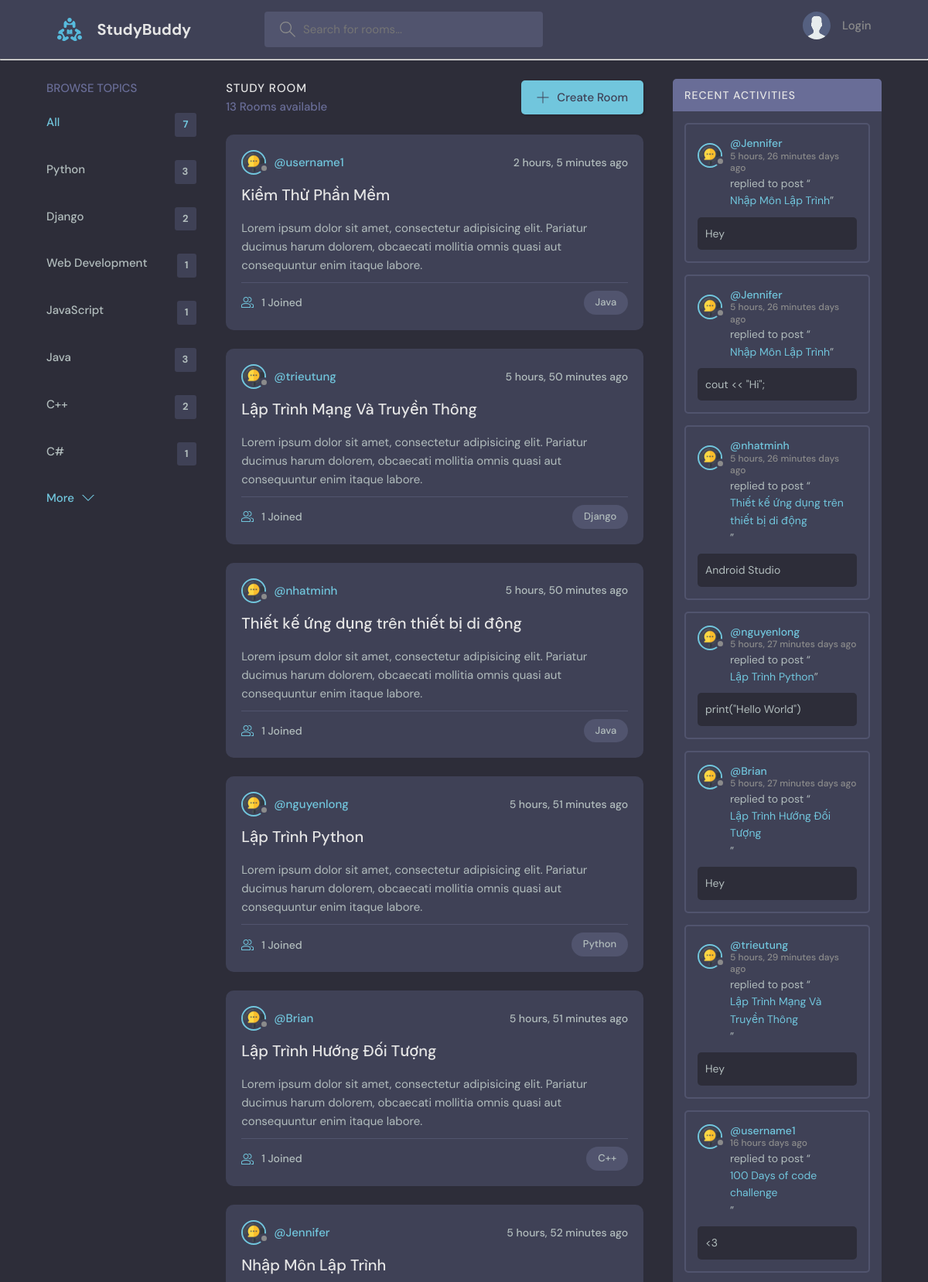
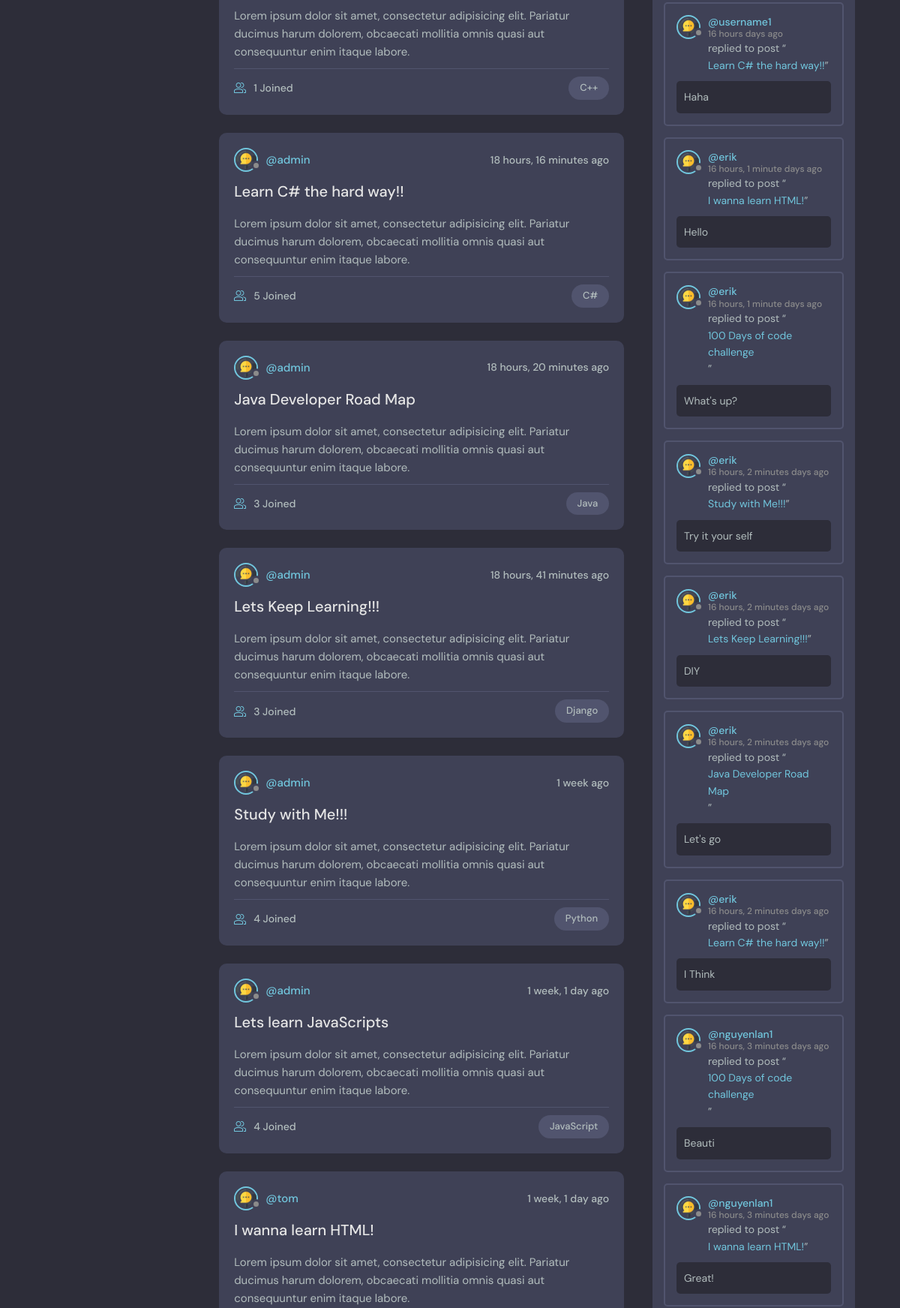
The page / (upper part) on the database its author committed (2 pictures, top to bottom).
### base/models.py (models this page shows, shortened)
class Topic(models.Model):
    name = models.CharField(max_length=200)

class Room(models.Model):
    host = models.ForeignKey(User, on_delete=models.SET_NULL, null=True)
    topic = models.ForeignKey(Topic, on_delete=models.SET_NULL, null=True)
    name = models.CharField(max_length=200)
    description = models.TextField(null=True, blank=True)
    participants = models.ManyToManyField(User, related_name='participants', blank=True)
    updated = models.DateTimeField(auto_now=True)
    created = models.DateTimeField(auto_now_add=True)
    class Meta:
        ordering = ['-updated', '-created']

class Message(models.Model):
    user = models.ForeignKey(User, on_delete=models.CASCADE)
    room = models.ForeignKey(Room, on_delete=models.CASCADE)
    body = models.TextField()
    updated = models.DateTimeField(auto_now=True)
    created = models.DateTimeField(auto_now_add=True)
    class Meta:
        ordering = ['-updated', '-created']

### base/views.py (the view)
# urls.py: path('', views.home, name='home'),
def home(request):
    q = request.GET.get('q') if request.GET.get('q') != None else ''
    rooms = Room.objects.filter(
        Q(topic__name__icontains=q) |
        Q(name__icontains=q) |
        Q(description__icontains=q)
    )
    topics = Topic.objects.all()
    room_count = rooms.count()
    room_messages = Message.objects.filter(Q(room__topic__name__icontains=q))
    context = {
        'rooms': rooms,
        'topics': topics,
        'room_count': room_count,
        'room_messages': room_messages
    }
    return render(request, 'base/home.html', context)

### base/templates/base/home.html (shortened to what this page needs)
{% extends 'main.html' %}
{% block content %}
    <main class="layout layout--3">
      <div class="container">
        {% include 'base/topics_component.html' %}
        <div class="roomList">
          <div class="roomList__header">
            <div>
              <h2>Study Room</h2>
              <p>{{room_count}} Rooms available</p>
            </div>
            <a class="btn btn--main" href="{% url 'create-room' %}">
              <svg version="1.1" xmlns="http://www.w3.org/2000/svg" width="32" height="32" viewBox="0 0 32 32">
                <title>add</title>
                <path
                  d="M16.943 0.943h-1.885v14.115h-14.115v1.885h14.115v14.115h1.885v-14.115h14.115v-1.885h-14.115v-14.115z"
                ></path>
              </svg>
              Create Room
            </a>
          </div>
          {% include 'base/feed_component.html' %}
        </div>
        {% include 'base/activity_component.html' %}
      </div>
    </main>
{% endblock %}

### base/templates/base/topics_component.html
<div class="topics">
    <div class="topics__header">
      <h2>Browse Topics</h2>
    </div>
    <ul class="topics__list">
      <li>
        <a href="{% url 'home' %}" class="active">All <span>{{topics.count}}</span></a>
      </li>
      {% for topic in topics %}
      <li>
        <a href="{% url 'home' %}?q={{topic.name}}">{{topic.name}}<span>{{topic.room_set.all.count}}</span></a>
      </li>
      {% endfor %}
    </ul>
    <a class="btn btn--link" href="topics.html">
      More
      <svg version="1.1" xmlns="http://www.w3.org/2000/svg" width="32" height="32" viewBox="0 0 32 32">
        <title>chevron-down</title>
        <path d="M16 21l-13-13h-3l16 16 16-16h-3l-13 13z"></path>
      </svg>
    </a>
</div>

### base/templates/base/feed_component.html (shortened to what this page needs)
{% load static %}
{% for room in rooms %}
<div class="roomListRoom">
    <div class="roomListRoom__header">
      <a href="{% url 'user-profile' room.host.id %}" class="roomListRoom__author">
        <div class="avatar avatar--small">
          <img src="{% static './images/live-chat.png' %}" />
        </div>
        <span>@{{room.host.username}}</span>
      </a>
      <div class="roomListRoom__actions">
        <span>{{room.created|timesince}} ago</span>
      </div>
    </div>
    <div class="roomListRoom__content">
      <a href="{% url 'room' room.id %}">{{room.name}}</a>
      <p>
        Lorem ipsum dolor sit amet, consectetur adipisicing elit. Pariatur ducimus harum dolorem, obcaecati
        mollitia omnis quasi aut consequuntur enim itaque labore.
      </p>
    </div>
    <div class="roomListRoom__meta">
      <a href="{% url 'room' room.id %}" class="roomListRoom__joined">
        {{room.participants.all.count}} Joined
      </a>
      <p class="roomListRoom__topic">{{room.topic.name}}</p>
    </div>
</div>
{% endfor %}

### base/templates/base/activity_component.html (shortened to what this page needs)
{% load static %}
<div class="activities">
    <div class="activities__header">
      <h2>Recent Activities</h2>
    </div>
    {% for message in room_messages %}
    <div class="activities__box">
      <div class="activities__boxHeader roomListRoom__header">
        <a href="{% url 'user-profile' message.user.id %}" class="roomListRoom__author">
          <div class="avatar avatar--small">
            <img src="{% static './images/live-chat.png' %}" />
          </div>
          <p>
            @{{message.user}}
            <span>{{message.created|timesince}} days ago</span>
          </p>
        </a>
      </div>
      <div class="activities__boxContent">
        <p>replied to post “<a href="{% url 'room' message.room.id %}">{{message.room.name}}</a>”</p>
        <div class="activities__boxRoomContent">
          {{message.body}}
        </div>
      </div>
    </div>
    {% endfor %}
</div>

### rows shown on the page
Topic: name "Python", room_set.all.count "3"
Topic: name "Django", room_set.all.count "2"
Topic: name "Web Development", room_set.all.count "1"
Topic: name "JavaScript", room_set.all.count "1"
Topic: name "Java", room_set.all.count "3"
Topic: name "C++", room_set.all.count "2"
Topic: name "C#", room_set.all.count "1"
Room: host.username "username1", created "2 hours, 5 minutes", name "Kiểm Thử Phần Mềm", participants.all.count "1", topic.name "Java"
Room: host.username "trieutung", created "5 hours, 50 minutes", name "Lập Trình Mạng Và Truyền Thông", participants.all.count "1", topic.name "Django"
Room: host.username "nhatminh", created "5 hours, 50 minutes", name "Thiết kế ứng dụng trên thiết bị di động", participants.all.count "1", topic.name "Java"
Room: host.username "nguyenlong", created "5 hours, 51 minutes", name "Lập Trình Python", participants.all.count "1", topic.name "Python"
Room: host.username "Brian", created "5 hours, 51 minutes", name "Lập Trình Hướng Đối Tượng", participants.all.count "1", topic.name "C++"
Room: host.username "Jennifer", created "5 hours, 52 minutes", name "Nhập Môn Lập Trình", participants.all.count "1", topic.name "C++"
Room: host.username "admin", created "18 hours, 16 minutes", name "Learn C# the hard way!!", participants.all.count "5", topic.name "C#"
Room: host.username "admin", created "18 hours, 20 minutes", name "Java Developer Road Map", participants.all.count "3", topic.name "Java"
Room: host.username "admin", created "18 hours, 41 minutes", name "Lets Keep Learning!!!", participants.all.count "3", topic.name "Django"
Room: host.username "admin", created "1 week", name "Study with Me!!!", participants.all.count "4", topic.name "Python"
Room: host.username "admin", created "1 week, 1 day", name "Lets learn JavaScripts", participants.all.count "4", topic.name "JavaScript"
Room: host.username "tom", created "1 week, 1 day", name "I wanna learn HTML!"
Message: user "Jennifer", created "5 hours, 26 minutes", room.name "Nhập Môn Lập Trình", body "Hey"
Message: user "Jennifer", created "5 hours, 26 minutes", room.name "Nhập Môn Lập Trình", body "cout << \"Hi\";"
Message: user "nhatminh", created "5 hours, 26 minutes", room.name "Thiết kế ứng dụng trên thiết bị di động", body "Android Studio"
Message: user "nguyenlong", created "5 hours, 27 minutes", room.name "Lập Trình Python", body "print(\"Hello World\")"
Message: user "Brian", created "5 hours, 27 minutes", room.name "Lập Trình Hướng Đối Tượng", body "Hey"
Message: user "trieutung", created "5 hours, 29 minutes", room.name "Lập Trình Mạng Và Truyền Thông", body "Hey"
Message: user "username1", created "16 hours", room.name "100 Days of code challenge", body "<3"
Message: user "username1", created "16 hours", room.name "Learn C# the hard way!!", body "Haha"
Message: user "erik", created "16 hours, 1 minute", room.name "I wanna learn HTML!", body "Hello"
Message: user "erik", created "16 hours, 1 minute", room.name "100 Days of code challenge", body "What's up?"
Message: user "erik", created "16 hours, 2 minutes", room.name "Study with Me!!!", body "Try it your self"
Message: user "erik", created "16 hours, 2 minutes", room.name "Lets Keep Learning!!!", body "DIY"
Message: user "erik", created "16 hours, 2 minutes", room.name "Java Developer Road Map", body "Let's go"
Message: user "erik", created "16 hours, 2 minutes", room.name "Learn C# the hard way!!", body "I Think"
Message: user "nguyenlan1", created "16 hours, 3 minutes", room.name "100 Days of code challenge", body "Beauti"
Message: user "nguyenlan1", created "16 hours, 3 minutes", room.name "I wanna learn HTML!", body "Great!"

### other values the page prints
{{ topics.count }} "7"
{{ room_count }} "13"
